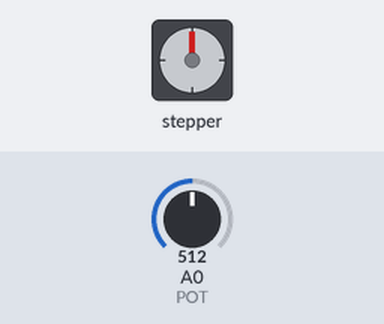
The sketch below on a simulated Arduino Uno, built with avr-gcc and run on an emulated ATmega328P. On the bench: stepper motor. The inputs (shaded band) are chosen by the test bench; at power-on: A0 (POT) = 512. Stepper angles assume 4096 steps per turn.

Above: at 1.2 s.
1.3 s: A0 (POT) set to 543
2.8 s: A0 (POT) set to 562
At 3.8 s:
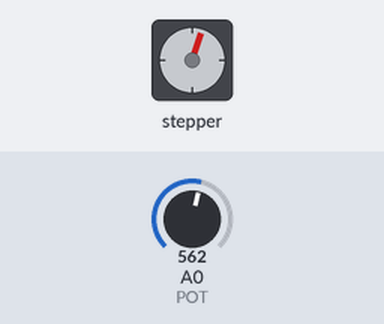
5.8 s: A0 (POT) set to 716
At 6.2 s:
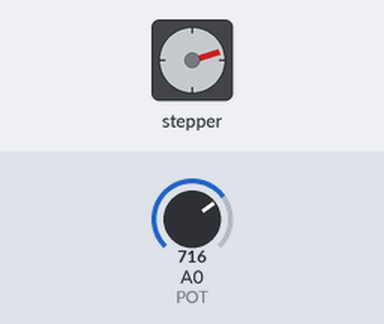
Timing chart, 0 to 17.8 s (numbered marks = the images above; inputs shaded):
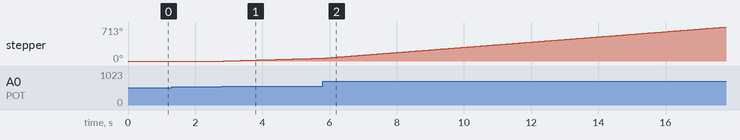

The sketch:

Practica4_MotorPasoAPaso.ino
```cpp
#include <AccelStepper.h>

#define IN1 8
#define IN2 9
#define IN3 10
#define IN4 11
#define POT A0

AccelStepper motor(AccelStepper::HALF4WIRE, IN1, IN3, IN2, IN4);

void setup() {
  motor.setMaxSpeed(5000);
  motor.setAcceleration(5000);
}

void loop() {
  int valor = analogRead(POT);
  int centro = 512;
  int diferencia = valor - centro;

  if (abs(diferencia) < 50) {
    motor.setSpeed(0);
  } else {

    int direccion = (diferencia > 0) ? 1 : -1;

    float velocidad = map(abs(diferencia), 0, 512, 100, 1500);

    motor.setSpeed(direccion * velocidad);
  }

  motor.runSpeed();
}
```

Measured:
- the behaviour switches between 561 and 562 on A0 (POT) (found by bisection; images 0 and 1)
- after the input at 1.3 s, every drawn part: stays the same
- after the input at 2.8 s, stepper: keeps turning clockwise at about 20°/s, starting after 0.05 s
